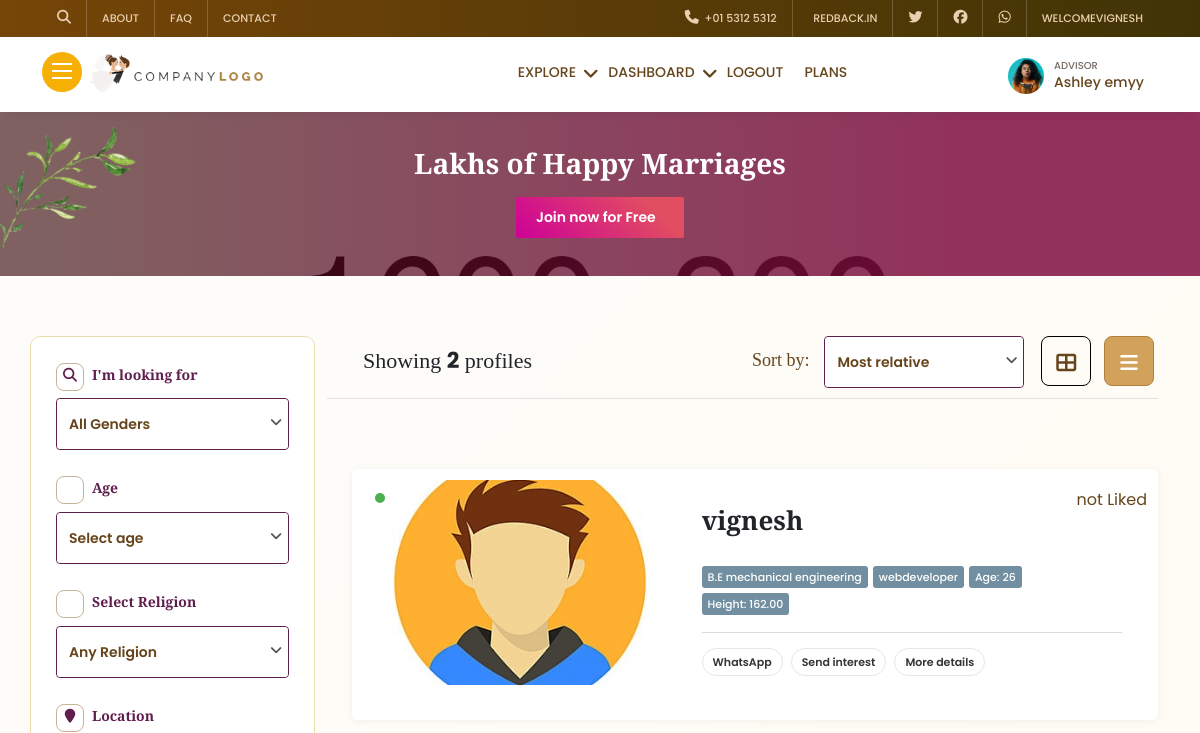
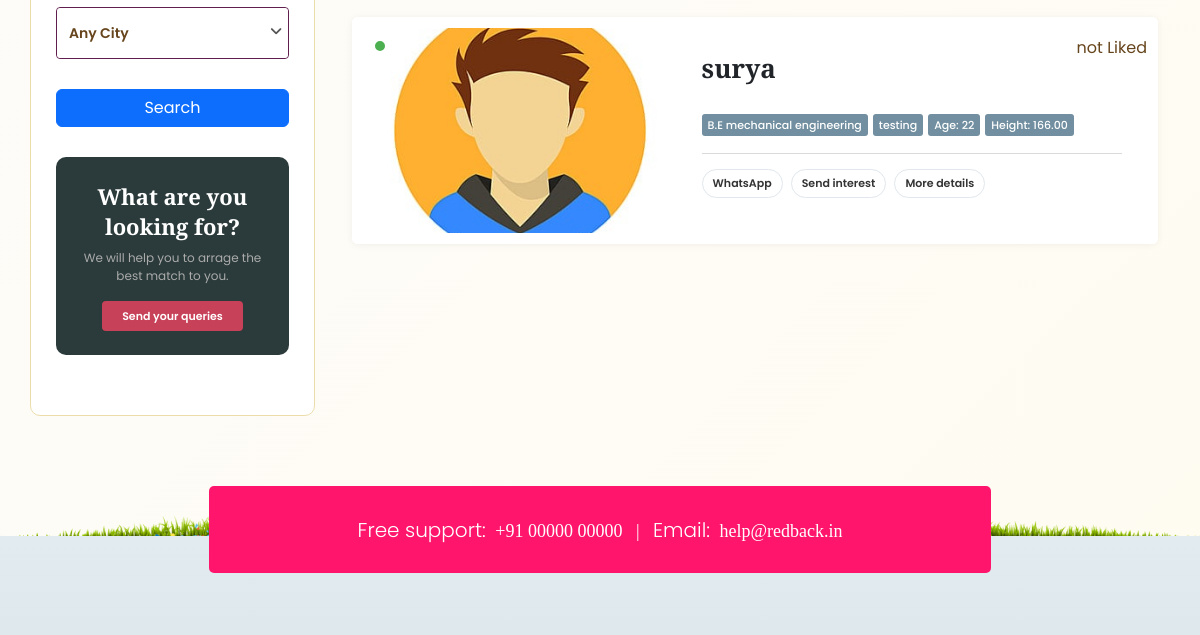
The app's page /allprofiles/ (signed in, upper part), older data (2 pictures, top to bottom).
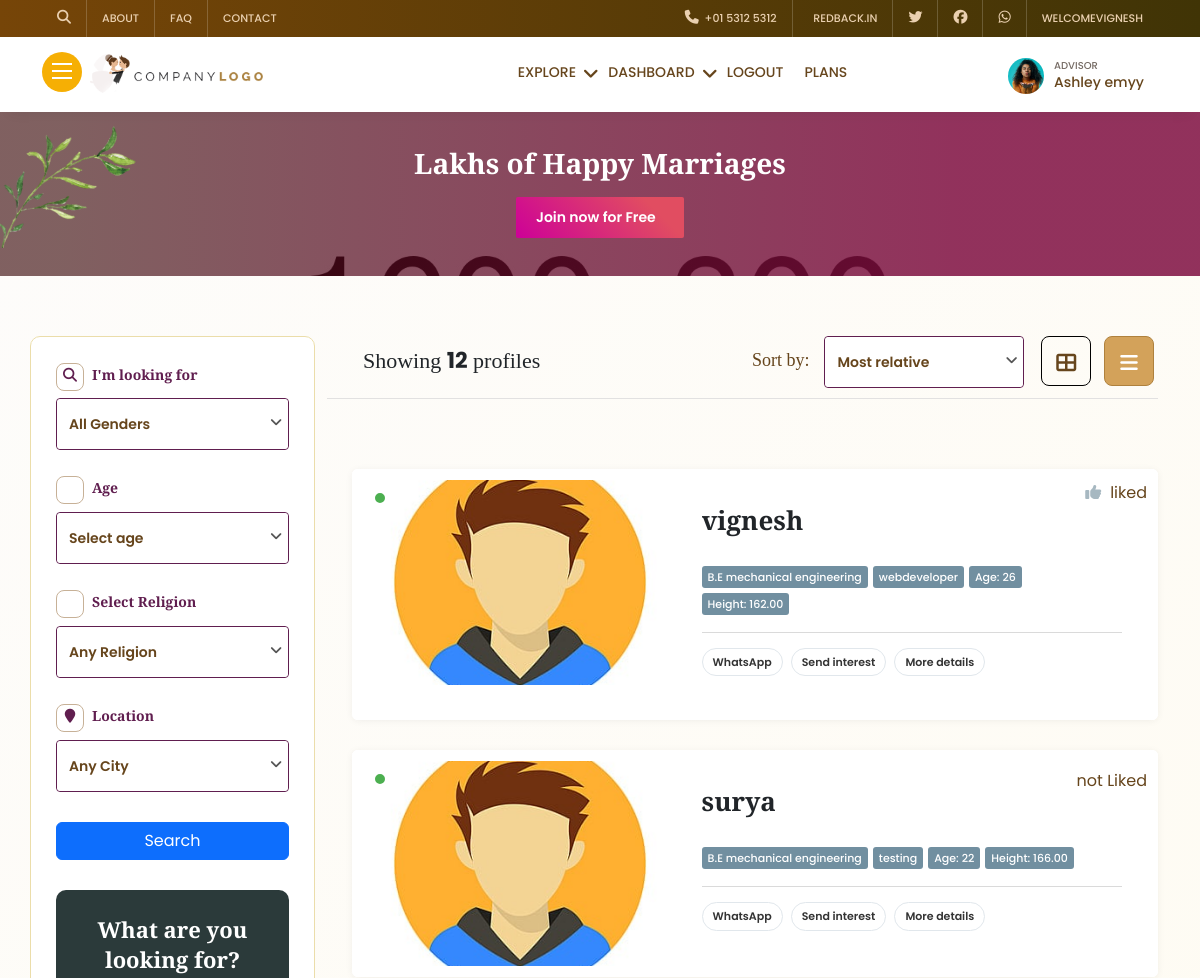
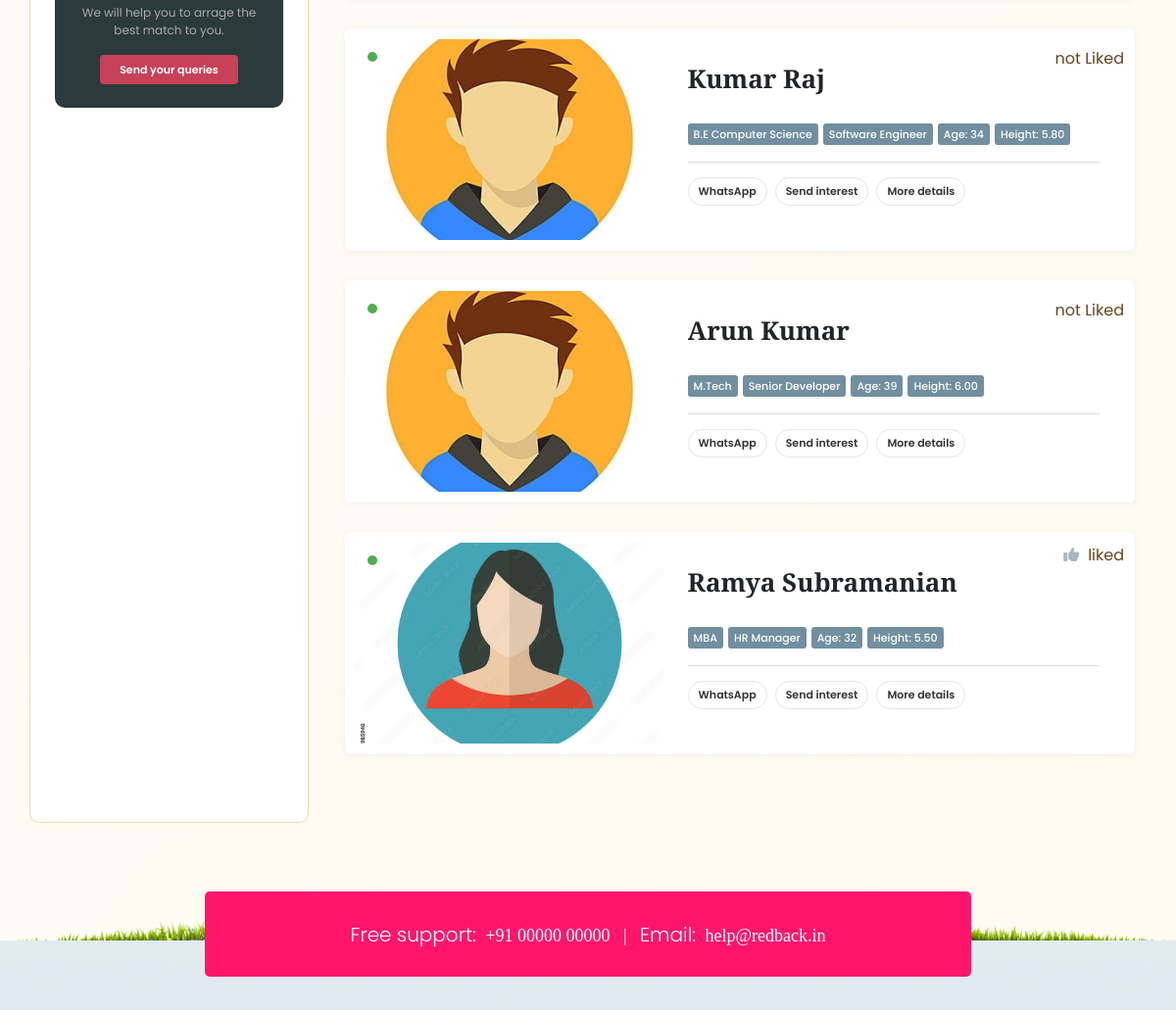
The same page, newer data (2 pictures, top to bottom).
### app/models.py (models this page shows, shortened)
class Biodata(models.Model):
    user = models.OneToOneField(User, on_delete=models.CASCADE)
    gender = models.CharField(choices=genderchoices,max_length=10)
    city = models.ForeignKey(City, on_delete=models.SET_NULL, null=True)
    date_of_birth = models.DateField()
    age = models.IntegerField()
    height = models.DecimalField(max_digits=5, decimal_places=2)  # Example: 5.9 for 5'9"
    weight = models.DecimalField(max_digits=5, decimal_places=2)  # Example: 70.5 for 70.5 kg
    father_name = models.CharField(max_length=150)
    mother_name = models.CharField(max_length=150)
    address = models.TextField()
    job_type = models.ForeignKey(JobType, on_delete=models.SET_NULL, null=True)
    company_name = models.CharField(max_length=150)
    salary = models.IntegerField()
    job_experience = models.DecimalField(max_digits=5, decimal_places=2)  # Example: 3.5 for 3.5 years
    degree = models.CharField(max_length=150)
    about = models.TextField(default='no details')
    school = models.CharField(max_length=150)
    college = models.CharField(max_length=150)
    whatsapp_link = models.URLField(max_length=200, blank=True, null=True)
    facebook_link = models.URLField(max_length=200, blank=True, null=True)
    instagram_link = models.URLField(max_length=200, blank=True, null=True)
    x_link = models.URLField(max_length=200, blank=True, null=True)  # X (formerly Twitter)
    youtube_link = models.URLField(max_length=200, blank=True, null=True)
    linkedin_link = models.URLField(max_length=200, blank=True, null=True)
    hobbies = models.ManyToManyField(Hobby)
    religion = models.ForeignKey(Religion, on_delete=models.SET_NULL, null=True)
    family_name = models.CharField(max_length=150)
    profession = models.CharField(max_length=150)
    position = models.CharField(max_length=150)
    image1 = models.ImageField(upload_to='images/profile', blank=True, null=True)
    image2 = models.ImageField(upload_to='images/profile', blank=True, null=True)
    image3 = models.ImageField(upload_to='images/profile', blank=True, null=True)
    image4 = models.ImageField(upload_to='images/profile', blank=True, null=True)

class User(AbstractBaseUser,PermissionsMixin):
    email = models.EmailField(max_length=255, unique=True)
    name = models.CharField(max_length=255)
    phone = models.CharField(max_length=15)
    is_active = models.BooleanField(default=True)
    is_admin = models.BooleanField(default=False)
    is_superuser=models.BooleanField(default=False)
    objects = UserManager()
    USERNAME_FIELD = 'email'
    REQUIRED_FIELDS = ['name', 'phone']

### app/views/biodataview.py (the view, shortened to what this page needs)
# urls.py: path('allprofiles/', biodataview.allprofiles, name='allprofiles'),
def allprofiles(request):
    profiles = Biodata.objects.all()
    cities = City.objects.all()
    religions = Religion.objects.all()
    context = {'cities': cities, 'religions': religions}
    totalprofiles = profiles.count()
    paginator = Paginator(profiles, 5)  # 5 profiles per page
    page_number = request.GET.get('page')
    page_obj = paginator.get_page(page_number)
    for profile in page_obj:
        profile.user_has_liked = Like.objects.filter(user=request.user, biodata=profile).exists()
    return render(request, 'pages/allprofiles.html', {
        'profiles': page_obj,
        'totalprofiles': totalprofiles,
        'cities': cities,
        'religions': religions
    })

### templates/pages/allprofiles.html (shortened to what the changed rows need)
{% extends 'base/base.html' %}
{% load static %}
{% block content %}
    <section>
        <div class="all-pro-head">
            <div class="container">
                <div class="row">
                    <h1>Lakhs of Happy Marriages</h1>
                </div>
            </div>
        </div>
    </section>
    <section>
        <div class="all-weddpro all-jobs all-serexp chosenini">
            <div class="container">
                <div class="row">
                    <div class="col-md-9">
                        <div class="short-all">
                            <div class="short-lhs">
                                Showing <b>{{totalprofiles}}</b> profiles
                            </div>
                        </div>
                        <div class="all-list-sh">
                            <ul>
                                {% include 'inc/allprofile/all1.html' %}
                            </ul>
                        </div>
                    </div>
                </div>
            </div>
        </div>
    </section>
{% endblock content %}

### templates/inc/allprofile/all1.html (shortened to what this page needs)
{% load static %}
<div class="all-list-sh">
    <ul id="profile-list">
        {% for item in profiles %}
        <li>
            <div class="all-pro-box user-avil-onli" data-useravil="avilyes" data-aviltxt="Available online">
                <div class="pro-img">
                    <a href="{% url 'profile_detail' item.id %}">
                        {% if not item.image1 %}
                        {% if item.gender == 'Male' %}
                            <img src="{% static 'images/couples/maleavatar.jpg' %}" alt="male">
                        {% else %}
                            <img src="{% static 'images/couples/femaleavatar.jpg' %}" alt="female">
                        {% endif %}
                        {% else %}
                            <img src="{{ item.image1.url }}" alt="original">
                        {% endif %}
                    </a>
                    <div class="pro-ave" title="User currently available">
                        <span class="pro-ave-yes"></span>
                    </div>
                </div>
                <div class="pro-detail">
                    <h4><a href="{% url 'profile_detail' item.id %}">{{ item.user.name }}</a></h4>
                    <div class="pro-bio">
                        <span>{{ item.degree }}</span>
                        <span>{{ item.profession }}</span>
                        <span>Age: {{ item.age }}</span>
                        <span>Height: {{ item.height }}</span>
                    </div>
                    <div class="links">
                        <a href="#!">WhatsApp</a>
                        <a href="#!" class="cta cta-sendint" data-bs-toggle="modal" data-bs-target="#sendInter">Send interest</a>
                        <a href="profile-details.html">More details</a>
                    </div>
                </div>
                {% if item.user_has_liked %}
                <span class="enq-sav like-icon" data-biodata-id="{{ item.id }}" data-liked="true" title="Click to remove like.">
                    <i class="fa fa-thumbs-up" aria-hidden="true"></i> liked
                </span>
                {% else %}
                <span class="enq-sav like-icon" data-biodata-id="{{ item.id }}" data-liked="false" title="Click to like.">
                    <i class="fa fa-thumbs-o-down" aria-hidden="true"></i> not Liked
                </span>
                {% endif %}
            </div>
        </li>
        {% endfor %}
    </ul>
</div>

Row changes from the older to the newer data that the page shows:
computed for Biodata "webdeveloper": text "not Liked" → "liked"
added Biodata: user.name "Kumar Raj", degree "B.E Computer Science", profession "Software Engineer", age "34", height "5.80"
added Biodata: user.name "Arun Kumar", degree "M.Tech", profession "Senior Developer", age "39", height "6.00"
added Biodata: user.name "Ramya Subramanian", degree "MBA", profession "HR Manager", age "32", height "5.50"
Text that changed along with them:
{{ totalprofiles }}: "2" → "12"
